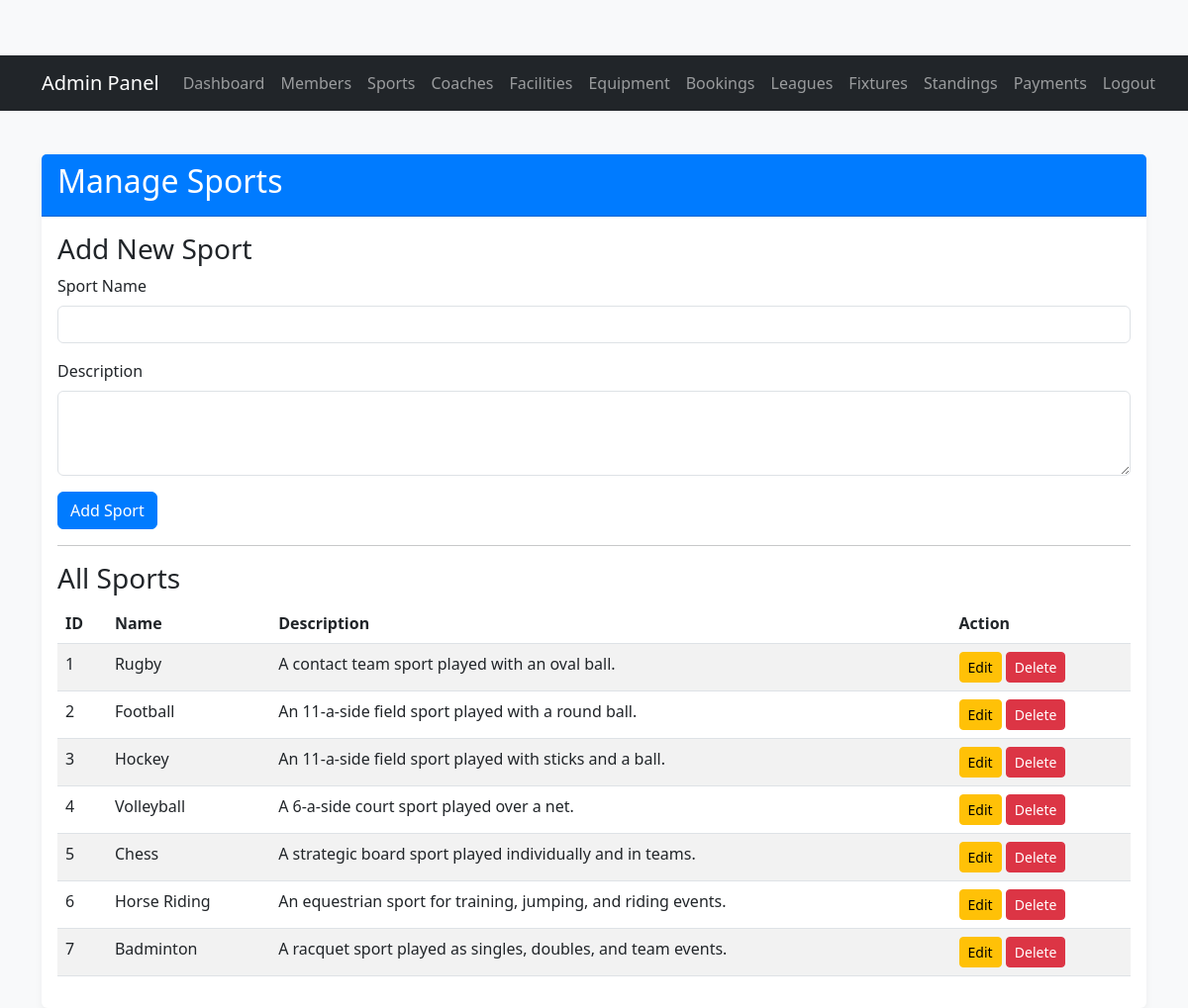
The app's page /admin/manage_sports.php (signed in) with its own data.
### tables this page shows
CREATE TABLE IF NOT EXISTS `sports` (
    `sport_id` INT AUTO_INCREMENT PRIMARY KEY,
    `name` VARCHAR(100) NOT NULL UNIQUE,
    `description` TEXT
);

### admin/manage_sports.php (the view, shortened to what this page needs)
<?php
include_once("../includes/admin_header.php");
require_once "../config/db_connect.php";
$name = $description = "";
$name_err = $description_err = "";
$sports = [];
$sql = "SELECT sport_id, name, description FROM sports";
if ($result = $conn->query($sql)) {
    while ($row = $result->fetch_assoc()) {
        $sports[] = $row;
    }
}
?>
<div class="row">
    <div class="col-md-12">
        <div class="card">
            <div class="card-header">
                <h2>Manage Sports</h2>
            </div>
            <div class="card-body">
                <h3><?php echo (isset($_GET["action"]) && $_GET["action"] == "edit") ? "Edit Sport" : "Add New Sport"; ?></h3>
                <form action="<?php echo htmlspecialchars($_SERVER["PHP_SELF"]); ?>" method="post">
                    <div class="mb-3">
                        <label for="name" class="form-label">Sport Name</label>
                        <input type="text" name="name" id="name" class="form-control <?php echo (!empty($name_err)) ? 'is-invalid' : ''; ?>" value="<?php echo htmlspecialchars($name); ?>">
                    </div>
                    <div class="mb-3">
                        <label for="description" class="form-label">Description</label>
                        <textarea name="description" id="description" class="form-control <?php echo (!empty($description_err)) ? 'is-invalid' : ''; ?>" rows="3"><?php echo htmlspecialchars($description); ?></textarea>
                    </div>
                    <button type="submit" class="btn btn-primary"><?php echo (isset($_GET["action"]) && $_GET["action"] == "edit") ? "Update Sport" : "Add Sport"; ?></button>
                </form>
                <hr>
                <h3>All Sports</h3>
                <table class="table table-striped table-hover">
                    <thead>
                        <tr>
                            <th>ID</th>
                            <th>Name</th>
                            <th>Description</th>
                            <th>Action</th>
                        </tr>
                    </thead>
                    <tbody>
                        <?php if (count($sports) > 0): ?>
                            <?php foreach ($sports as $sport): ?>
                                <tr>
                                    <td><?php echo htmlspecialchars($sport["sport_id"]); ?></td>
                                    <td><?php echo htmlspecialchars($sport["name"]); ?></td>
                                    <td><?php echo htmlspecialchars($sport["description"]); ?></td>
                                    <td>
                                        <a href="manage_sports.php?action=edit&id=<?php echo $sport["sport_id"]; ?>" class="btn btn-warning btn-sm">Edit</a>
                                        <a href="manage_sports.php?action=delete&id=<?php echo $sport["sport_id"]; ?>" class="btn btn-danger btn-sm" onclick="return confirm('Are you sure you want to delete this sport?');">Delete</a>
                                    </td>
                                </tr>
                            <?php endforeach; ?>
                        <?php else: ?>
                            <tr>
                                <td colspan="4">No sports found.</td>
                            </tr>
                        <?php endif; ?>
                    </tbody>
                </table>
            </div>
        </div>
    </div>
</div>
<?php
include_once("../includes/footer.php");
?>

### public/css/style.css (style rules this page uses)
body { padding-top: 56px; background-color: #f8f9fa; }
.card { margin-top: 20px; border: none; box-shadow: 0 4px 8px rgba(0,0,0,.05); }
.card-header { background-color: #007bff; color: white; font-weight: bold; }
.btn-primary { background-color: #007bff; border-color: #007bff; }

### records on screen
sports: sport_id "1", name "Rugby", description "A contact team sport played with an oval ball."
sports: sport_id "2", name "Football", description "An 11-a-side field sport played with a round ball."
sports: sport_id "3", name "Hockey", description "An 11-a-side field sport played with sticks and a ball."
sports: sport_id "4", name "Volleyball", description "A 6-a-side court sport played over a net."
sports: sport_id "5", name "Chess", description "A strategic board sport played individually and in teams."
sports: sport_id "6", name "Horse Riding", description "An equestrian sport for training, jumping, and riding events."
sports: sport_id "7", name "Badminton", description "A racquet sport played as singles, doubles, and team events."
